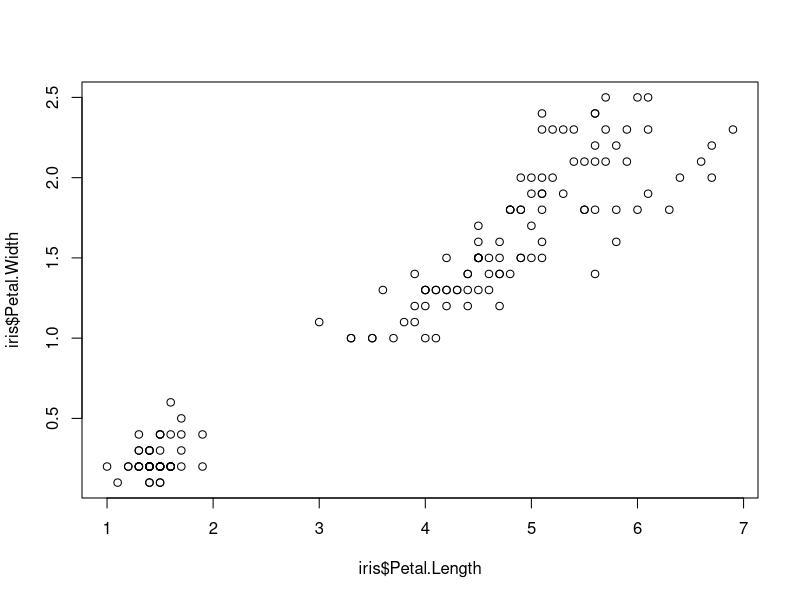
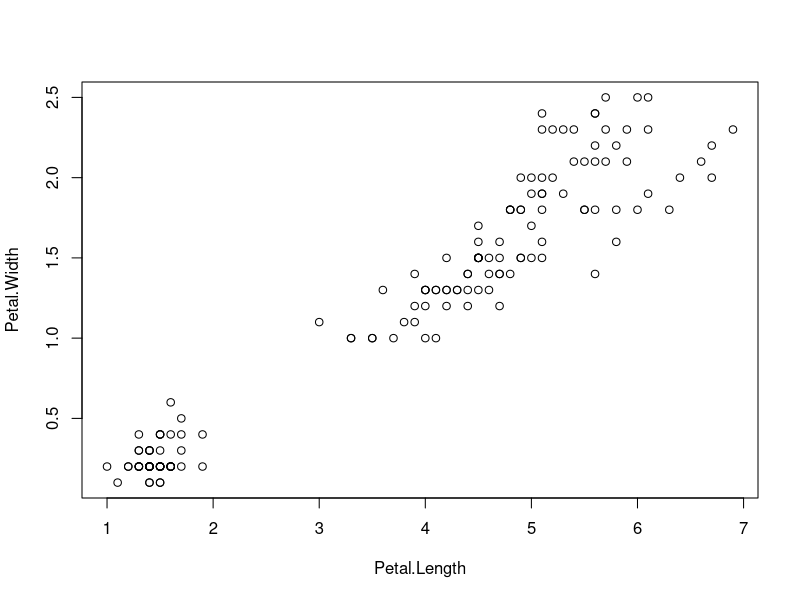
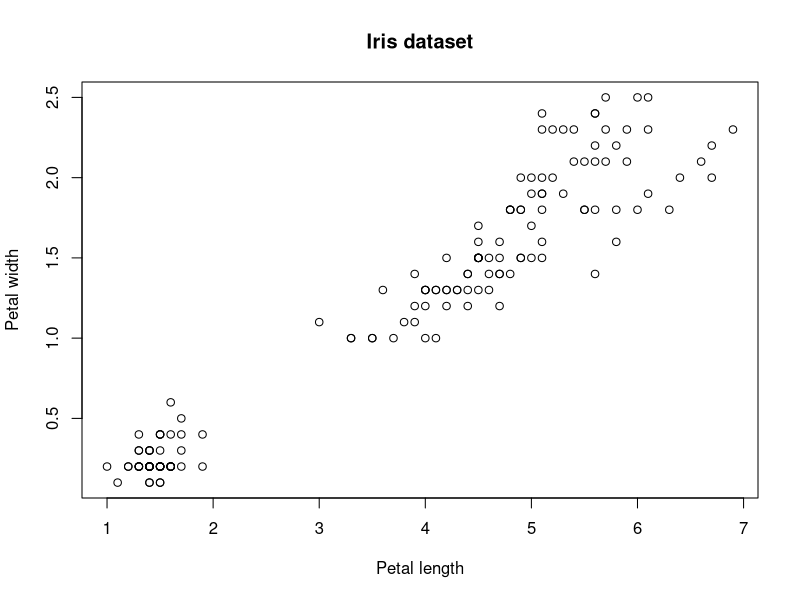
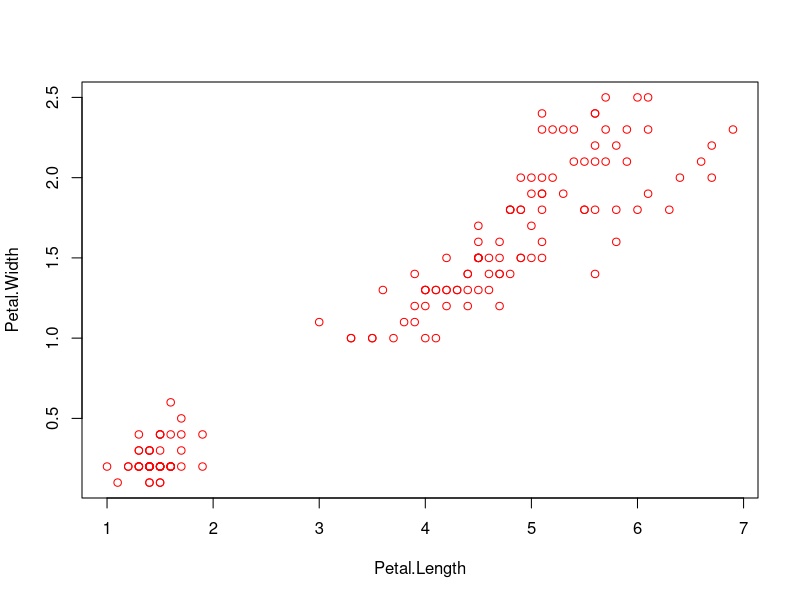
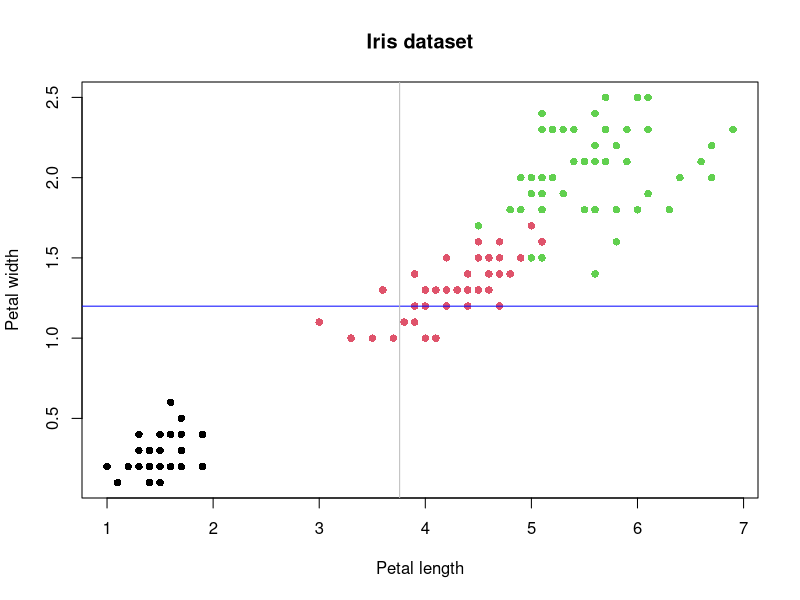
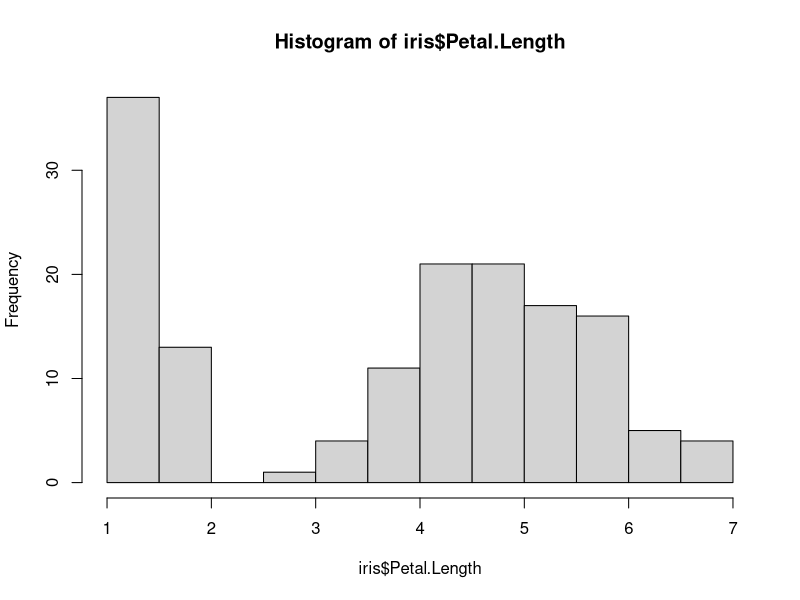
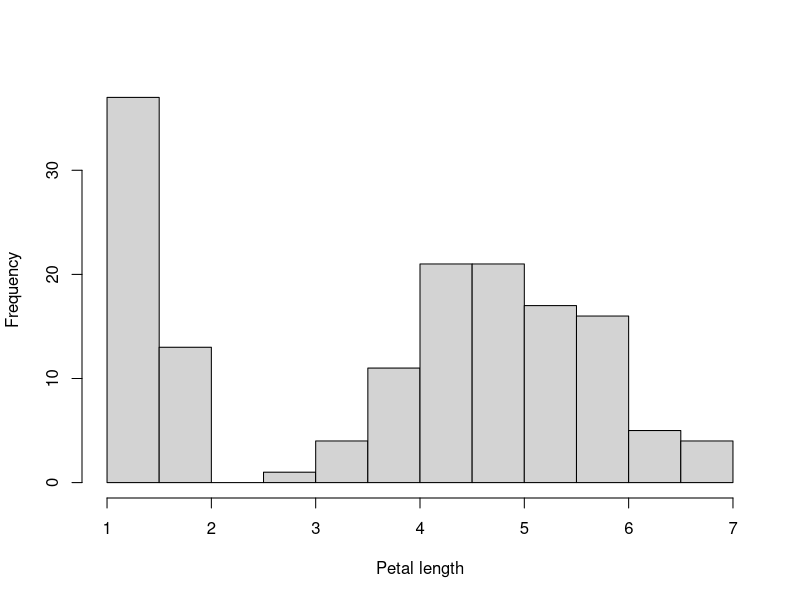
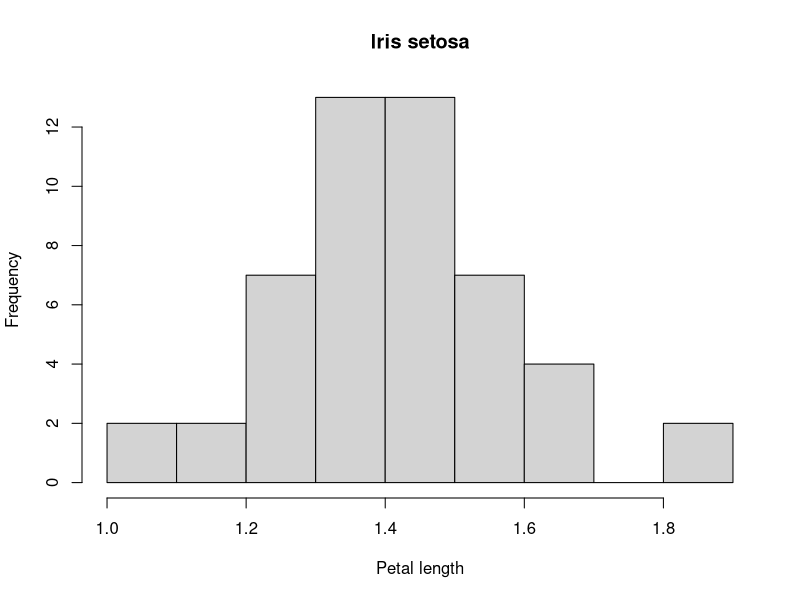

These figures' R source, in order:

# -----------------------------------------------------------------------------
# Title: Data visualisation

# Description: Introduction to graphics in R.
#  1) Plot types (i.e. scatterplot, boxplot, histogram, etc.)
#  2) Multiple plots in the same window
#  3) Save plots
#  4) Visualisation capabilities of R

# Author: Simon Knüsel

# Date: 2019-10-07
# -----------------------------------------------------------------------------


# Prepare workspace --------------------

# Set working directory
setwd("~/R_Basic_Introduction/") # path to working directory


# Load data --------------------
data(iris)
head(iris)

temp <- read.csv(file = "01_Data/temperature.csv")
head(temp)


# 1) Plot types --------------------

# Scatterplot (two continuous variables) ----------
?plot

plot(x = iris$Petal.Length, y = iris$Petal.Width, type = "p")
plot(data = iris, Petal.Width ~ Petal.Length, type = "p") # ~ Shortcut on Mac: Alt + N (may vary depending on keyboard)

# add axis labels (xlab, ylab) and a title (main)
plot(data = iris, Petal.Width ~ Petal.Length, type = "p",
     xlab = "Petal length", ylab = "Petal width", main = "Iris dataset")

# change color of points (col)
plot(data = iris, Petal.Width ~ Petal.Length, type = "p", col = "red")

# change point symbol (pch)
?pch
plot(data = iris, Petal.Width ~ Petal.Length, type = "p", col = Species,
     xlab = "Petal length", ylab = "Petal width", main = "Iris dataset",
     pch = 16)

# add vertical and horizontal lines to the plot
mean_petal_width <- mean(iris$Petal.Width)
abline(h = mean_petal_width, col = "blue") # h = ..., h for horizontal

abline(v = mean(iris$Petal.Length), col = "grey") # v = ..., v for vertical


# Histogram (distribution of a single variable) ----------
hist(x = iris$Petal.Length)
hist(x = iris$Petal.Length, xlab = "Petal length", main = "")

# for one species only
iris_setosa <- subset(iris, Species == "setosa")
hist(x = iris_setosa$Petal.Length, xlab = "Petal length", 
     main = "Iris setosa")
# change axis limits (xlim, ylim)
hist(x = iris_setosa$Petal.Length, xlab = "Petal length", 
     main = "Iris setosa", xlim = c(0.8, 2.2), ylim = c(0, 14))


# Boxplot (compare distributions of groups) ----------
boxplot(data = iris, Sepal.Length ~ Species, ylab = "Sepal length")

# add approximate confidence intervals (notch)
boxplot(data = iris, Sepal.Length ~ Species, ylab = "Sepal length", 
        notch = TRUE)


# Time-series plot (line plot) ----------

# Filter temperature dataset for the site Bern and the month February
temp_bern <- subset(temp, site == "Bern" & month == 2)
head(temp_bern)

# Plot line plot (type = "l")
plot(data = temp_bern, temp ~ day, type = "l")

# Change direction of y-axis labels (las = 1)
plot(data = temp_bern, temp ~ day, type = "l", 
     xlab = "February", ylab = "Temperature (°C)", las = 1)


# 2) Multiple plots in the same window --------------------

# prepare datasets for one histogram per species
iris_setosa <- subset(iris, Species == "setosa")
iris_versicolor <- subset(iris, Species == "versicolor")
iris_virginica <- subset(iris, Species == "virginica")

# prepare window to draw multiple plots
?par # par controls graphical parameters in the plot window
par(mfrow = c(1, 3)) # 1 row, 3 columns

hist(x = iris_setosa$Petal.Length, xlab = "Petal length", 
     main = "Iris setosa")
hist(x = iris_versicolor$Petal.Length, xlab = "Petal length",
     main = "Iris versicolor")
hist(x = iris_virginica$Petal.Length, xlab = "Petal length",
     main = "Iris virginica")

dev.off() # reset plot window (also deletes the plot)


# more complex plot arrangements (layout)
# example 1
layout(mat = matrix(1:4, ncol = 2, nrow = 2)) # same as par(mfrow = c(2, 2))
layout.show(4) # total number of plots

# example 2
layout(mat = matrix(c(1, 2, 3, 3), ncol = 2, nrow = 2, byrow = TRUE), 
       widths = c(2, 1, 1))
layout.show(3)
# draw plots
hist(x = iris_setosa$Petal.Length, xlab = "Petal length", 
     main = "Iris setosa")
hist(x = iris_versicolor$Petal.Length, xlab = "Petal length",
     main = "Iris versicolor")
hist(x = iris_virginica$Petal.Length, xlab = "Petal length",
     main = "Iris virginica")

# example 3
# prepare datasets
temp_bern_feb <- subset(x = temp, site == "Bern" & month == 2)
temp_bern_mar <- subset(x = temp, site == "Bern" & month == 3)
# plot arrangement
layout(mat = matrix(c(1:2), ncol = 1))
layout.show(2)
# change margins for first plot
par(mar = c(0, 4.1, 4.1, 2.1)) # mar controls the margins of the plot window, mar = c(bottom, left, top, right)
# plot in the first panel
plot(x = temp_bern_feb$day, y = temp_bern_feb$temp, type = "l",
     col = "red", ylab = "February", 
     main = "Temperature Bern\n February and March 2013", # '\n' introduces a line break
     xaxt = "n", # suppresses the x-axis label and ticks
     las = 1 # horizontal axis labels
     )
# change margins for the second plot
par(mar = c(5.1, 4.1, 0, 2.1))
# plot in the second panel
plot(x = temp_bern_mar$day, y = temp_bern_mar$temp, type = "l",
     xlab = "Day", ylab = "March", col = "red", las = 1)


# 3) Save plots --------------------

getwd() # plots are by default saved to the current working directory

# 1) Define the name and size of the plot and where to save it
pdf(file = "my_first_plot.pdf", width = 8, height = 4) # add .pdf to the file name

# 2) Draw plots (i.e. run plot commands)
par(mfrow = c(1, 3)) # 1 row, 3 columns

hist(x = iris_setosa$Petal.Length, xlab = "Petal length", 
     main = "Iris setosa")
hist(x = iris_versicolor$Petal.Length, xlab = "Petal length",
     main = "Iris versicolor")
hist(x = iris_virginica$Petal.Length, xlab = "Petal length",
     main = "Iris virginica")

# 3) Write plot to file by shutting off the plotting device
dev.off()


# 4) Visualisation capabilities of R --------------------

# for inspirations on nice graphs and the potential of R for plotting
# https://www.r-graph-gallery.com/
